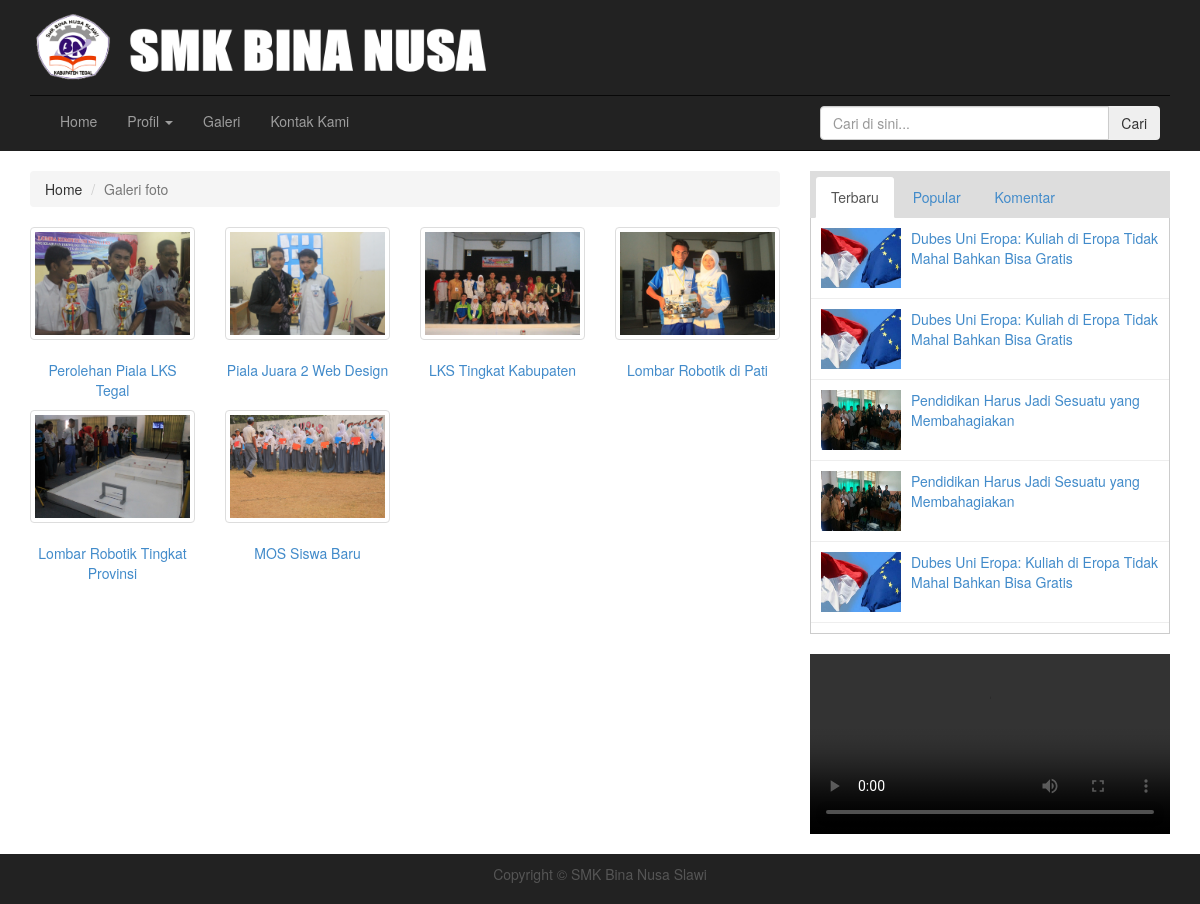
/?tampil=galeri, run on the app's committed database.
### tables this page shows
CREATE TABLE IF NOT EXISTS `menu` (
  `id_menu` int(5) NOT NULL AUTO_INCREMENT,
  `judul` varchar(50) NOT NULL,
  `link` varchar(50) NOT NULL,
  `urutan` int(3) NOT NULL,
  PRIMARY KEY (`id_menu`)
);

CREATE TABLE IF NOT EXISTS `galeri` (
  `id_galeri` int(5) NOT NULL AUTO_INCREMENT,
  `judul` varchar(50) NOT NULL,
  `gambar` varchar(50) NOT NULL,
  `tanggal` date NOT NULL,
  PRIMARY KEY (`id_galeri`)
);

CREATE TABLE IF NOT EXISTS `artikel` (
  `id_artikel` int(5) NOT NULL AUTO_INCREMENT,
  `judul` varchar(100) NOT NULL,
  `isi` text NOT NULL,
  `gambar` varchar(50) NOT NULL,
  `tanggal` date NOT NULL,
  `hits` int(5) NOT NULL,
  PRIMARY KEY (`id_artikel`)
);

### konten/galeri.php (the view, shortened to what this page needs)
	<link rel="stylesheet" type="text/css" href="plugin/fancybox/jquery.fancybox.css">
	<ul class="breadcrumb">
		<li>Home</li>
		<li class="active">Galeri foto</li>
	</ul>
	<div class="galeri">
		<div class="row">
<?php
	$no = 1;
	$artikel = mysql_query("select * from galeri order by id_galeri desc limit 12");
	while($data=mysql_fetch_array($artikel)){
?>
		<div class="col-md-3">
			<a class="fancybox" href="gambar/galeri/<?php echo $data['gambar']; ?>" title="<?php echo $data['judul']; ?>">
				<img src="gambar/galeri/<?php echo $data['gambar']; ?>" width="100%" class="thumbnail" >
				<p align="center"> <?php echo $data['judul']; ?></p>
			</a>
		</div>
<?php
		if($no==4) echo"</div><div class='row'>";
		$no++;
	}
?>
		</div>
	</div>

### menu.php (shortened to what this page needs)
<div class="navbar navbar-inverse">
	<div id="navbar" class="collapse navbar-collapse">
		<ul class="nav navbar-nav">
<?php
	$menu = mysql_query("select * from menu order by urutan");
	while($data=mysql_fetch_array($menu)){
		$submenu = mysql_query("select * from submenu where id_menu='$data[id_menu]'");
		$jmlsub = mysql_num_rows($submenu);
		if($jmlsub < 1){
?>
			<li><a href="<?php echo $data['link']; ?>"> <?php echo $data['judul']; ?> </a></li>
<?php
		}else{
?>
		<li class="dropdown">
			<a href="<?php echo $data['link']; ?>" class="dropdown-toggle" data-toggle="dropdown"> <?php echo $data['judul']; ?> <span class="caret"></span></a>
		</li>
<?php
		}
	}
?>
		<form method="post" action="?tampil=pencarian" class=" search pull-right col-md-4">
			<div class="input-group">
				<input type="text" name="kata" placeholder="Cari di sini..." class="form-control">
				<span class="input-group-btn">
					<input type="submit" value="Cari" class="btn">
				</span>
			</div>
		</form>
	</div>
</div>

### sidebar.php (shortened to what this page needs)
<ul class="nav nav-tabs">
	<li class="active"><a href="#konten1" data-toggle="tab">Terbaru</a></li>
	<li><a href="#konten2" data-toggle="tab">Popular</a></li>
	<li><a href="#konten3" data-toggle="tab">Komentar</a></li>
</ul>
<div class="tab-content">
	<div class="tab-pane fade in active" id="konten1">
		<ul>
			<?php
				$artikel = mysql_query("select * from artikel order by id_artikel desc limit 5");
				while($data=mysql_fetch_array($artikel)){
					echo "<li><img src='gambar/artikel/$data[gambar]'><a href='?tampil=artikel_detail&id=$data[id_artikel]'>$data[judul]</a></li>";
				}
			?>
		</ul>
	</div>
</div>
<video src="media/sablon.mp4" width="100%" controls></video>

### css/style.css (style rules this page uses)
#menu .navbar { margin-bottom: 0; border-right: none; border-left: none; border-radius: 0; -moz-border-radius: 0; -webkit-border-radius: 0; }
#menu .search { margin: 10px -20px 10px 0; }
.nav-tabs { background: #ddd; padding-top: 5px; padding-left: 5px; }
.tab-content { border: 1px solid #ccc; border-top: none; margin-bottom: 20px; }
.tab-content ul { padding: 0; }
.tab-content li { list-style: none; border-bottom: 1px solid #eee; padding: 10px; overflow: hidden; }
.tab-content img { width: 80px; height: 60px; float: left; margin-right: 10px; }

### data on the page
menu: judul "Home"
menu: judul "Profil"
menu: judul "Galeri"
menu: judul "Kontak Kami"
galeri: gambar (picture), judul "Perolehan Piala LKS Tegal"
galeri: gambar (picture), judul "Piala Juara 2 Web Design"
galeri: gambar (picture), judul "LKS Tingkat Kabupaten"
galeri: gambar (picture), judul "Lombar Robotik di Pati"
galeri: gambar (picture), judul "Lombar Robotik Tingkat Provinsi"
galeri: gambar (picture), judul "MOS Siswa Baru"
artikel: gambar (picture), judul "Dubes Uni Eropa: Kuliah di Eropa Tidak Mahal Bahkan Bisa Gratis"
artikel: gambar (picture), judul "Dubes Uni Eropa: Kuliah di Eropa Tidak Mahal Bahkan Bisa Gratis"
artikel: gambar (picture), judul "Pendidikan Harus Jadi Sesuatu yang Membahagiakan"
artikel: gambar (picture), judul "Pendidikan Harus Jadi Sesuatu yang Membahagiakan"
artikel: gambar (picture), judul "Dubes Uni Eropa: Kuliah di Eropa Tidak Mahal Bahkan Bisa Gratis"
